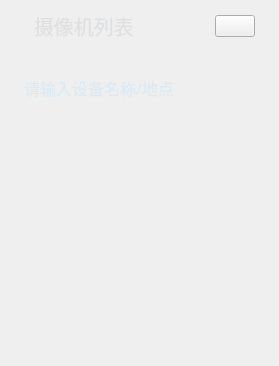
<?xml version="1.0" encoding="UTF-8"?>
<ui version="4.0">
 <class>WidgetCameraList</class>
 <widget class="QWidget" name="WidgetCameraList">
  <property name="geometry">
   <rect>
    <x>0</x>
    <y>0</y>
    <width>279</width>
    <height>366</height>
   </rect>
  </property>
  <property name="windowTitle">
   <string>WidgetCameraList</string>
  </property>
  <property name="styleSheet">
   <string notr="true"/>
  </property>
  <layout class="QVBoxLayout" name="verticalLayout_3">
   <property name="spacing">
    <number>0</number>
   </property>
   <property name="leftMargin">
    <number>0</number>
   </property>
   <property name="topMargin">
    <number>0</number>
   </property>
   <property name="rightMargin">
    <number>0</number>
   </property>
   <property name="bottomMargin">
    <number>0</number>
   </property>
   <item>
    <widget class="QWidget" name="widget" native="true">
     <property name="styleSheet">
      <string notr="true">#widget {border-image: url(:/UI/back/camlistback.png);}</string>
     </property>
     <layout class="QVBoxLayout" name="verticalLayout">
      <property name="spacing">
       <number>0</number>
      </property>
      <property name="leftMargin">
       <number>0</number>
      </property>
      <property name="topMargin">
       <number>0</number>
      </property>
      <property name="rightMargin">
       <number>0</number>
      </property>
      <property name="bottomMargin">
       <number>0</number>
      </property>
      <item>
       <widget class="QWidget" name="widget_3" native="true">
        <property name="minimumSize">
         <size>
          <width>0</width>
          <height>30</height>
         </size>
        </property>
        <layout class="QHBoxLayout" name="horizontalLayout" stretch="20,200,20,10">
         <item>
          <widget class="QLabel" name="label_4">
           <property name="text">
            <string/>
           </property>
          </widget>
         </item>
         <item>
          <widget class="QLabel" name="label_24">
           <property name="font">
            <font>
             <family>思源黑体 CN</family>
             <pointsize>15</pointsize>
             <weight>50</weight>
             <bold>false</bold>
            </font>
           </property>
           <property name="styleSheet">
            <string notr="true">color: rgb(222, 223, 225)</string>
           </property>
           <property name="text">
            <string>摄像机列表</string>
           </property>
          </widget>
         </item>
         <item>
          <widget class="QPushButton" name="btnClose">
           <property name="styleSheet">
            <string notr="true">border-image: url(:/UI/back/blankh.png);</string>
           </property>
           <property name="text">
            <string/>
           </property>
           <property name="icon">
            <iconset resource="MultiLargeScreen.qrc">
             <normaloff>:/UI/button/close2x.png</normaloff>:/UI/button/close2x.png</iconset>
           </property>
          </widget>
         </item>
         <item>
          <widget class="QLabel" name="label_3">
           <property name="sizePolicy">
            <sizepolicy hsizetype="Fixed" vsizetype="Preferred">
             <horstretch>0</horstretch>
             <verstretch>0</verstretch>
            </sizepolicy>
           </property>
           <property name="text">
            <string/>
           </property>
          </widget>
         </item>
        </layout>
       </widget>
      </item>
      <item>
       <widget class="QLabel" name="label_2">
        <property name="sizePolicy">
         <sizepolicy hsizetype="Preferred" vsizetype="Fixed">
          <horstretch>0</horstretch>
          <verstretch>0</verstretch>
         </sizepolicy>
        </property>
        <property name="minimumSize">
         <size>
          <width>0</width>
          <height>2</height>
         </size>
        </property>
        <property name="maximumSize">
         <size>
          <width>16777215</width>
          <height>2</height>
         </size>
        </property>
        <property name="styleSheet">
         <string notr="true">border-image: url(:/UI/image/spliteType2.png);</string>
        </property>
        <property name="text">
         <string/>
        </property>
       </widget>
      </item>
      <item>
       <widget class="QWidget" name="widget_4" native="true">
        <property name="sizePolicy">
         <sizepolicy hsizetype="Preferred" vsizetype="Expanding">
          <horstretch>0</horstretch>
          <verstretch>0</verstretch>
         </sizepolicy>
        </property>
        <layout class="QVBoxLayout" name="verticalLayout_2">
         <item>
          <widget class="QWidget" name="widget_2" native="true">
           <property name="minimumSize">
            <size>
             <width>0</width>
             <height>40</height>
            </size>
           </property>
           <property name="styleSheet">
            <string notr="true">#widget_2 {border-image: url(:/UI/image/camsearchrect.png);}</string>
           </property>
           <layout class="QHBoxLayout" name="horizontalLayout_2">
            <item>
             <widget class="QLineEdit" name="lineEdit">
              <property name="font">
               <font>
                <family>思源黑体 CN</family>
                <pointsize>12</pointsize>
               </font>
              </property>
              <property name="styleSheet">
               <string notr="true">color: rgba(170, 221, 255, 78);
background:transparent;border-width:0;border-style:outset</string>
              </property>
              <property name="text">
               <string>请输入设备名称/地点</string>
              </property>
             </widget>
            </item>
            <item>
             <widget class="QPushButton" name="btnSearchCamera">
              <property name="styleSheet">
               <string notr="true">background:transparent;border-width:0;border-style:outset</string>
              </property>
              <property name="text">
               <string/>
              </property>
              <property name="icon">
               <iconset resource="MultiLargeScreen.qrc">
                <normaloff>:/UI/icon/searchicon.png</normaloff>:/UI/icon/searchicon.png</iconset>
              </property>
             </widget>
            </item>
           </layout>
          </widget>
         </item>
         <item>
          <widget class="QListWidget" name="listWidget">
           <property name="styleSheet">
            <string notr="true">background:transparent;border-width:0;border-style:outset</string>
           </property>
           <property name="editTriggers">
            <set>QAbstractItemView::NoEditTriggers</set>
           </property>
          </widget>
         </item>
        </layout>
       </widget>
      </item>
     </layout>
    </widget>
   </item>
  </layout>
 </widget>
 <layoutdefault spacing="6" margin="11"/>
 <resources>
  <include location="MultiLargeScreen.qrc"/>
 </resources>
 <connections/>
</ui>
